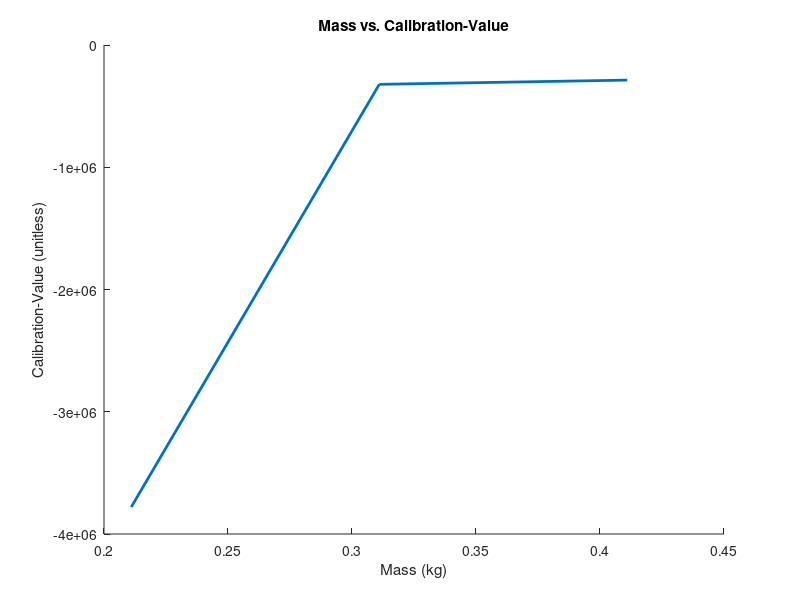

This chart was generated by the following MATLAB code:
clf()

%uses script from https://learn.sparkfun.com/tutorials/load-cell-amplifier-hx711-breakout-hookup-guide to calibrate a necessary constant for the 
%hx711 force tester

%linear interpolation formula
%y1+(y2-y1)/(x2-x1)*(x-x1)

%masses in kg, the first number represents the measured mass
%the other masses provide range for linear interpolation
mass_1=.211;
x2_1=.3;
x1_1=.2;

%ranges for calibration constants for the HX711 force sensor
mass_1_range=[-325050,-1962050];

%gives a linear interpolation to find the interpolated value for the
%calibration value of the first mass 
cal_1=mass_1_range(1)+((mass_1_range(2)-mass_1_range(1))/(x2_1-x1_1))*mass_1

mass_2=.311;
x2_2=.4;
x1_2=.3;
mass_2_range=[-2872050,-2052050];

cal_2=mass_2_range(1)+((mass_2_range(2)-mass_2_range(1))/(x2_2-x1_2))*mass_2

mass_3=.411;
x2_3=.5;
x1_3=.4;
mass_3_range=[-2712050,-2122050];

cal_3=mass_3_range(1)+((mass_3_range(2)-mass_3_range(1))/(x2_3-x1_3))*mass_3



%creates basis for the the x and y axes
masses=[mass_1,mass_2,mass_3];

%calibrated array
cals=[cal_1,cal_2,cal_3];

%uses polyfit to fit the lines in all instances (1st degree polynomial)
slope_fit = polyfit(masses,cals,1);
slope_val=slope_fit(1)


hold on 
plot(masses,cals, "LineWidth",2, "DisplayName","Mass vs. Calibration-Value")
hold off

xlabel("Mass (kg)")
ylabel("Calibration-Value (unitless)")
title("Mass vs. Calibration-Value")

